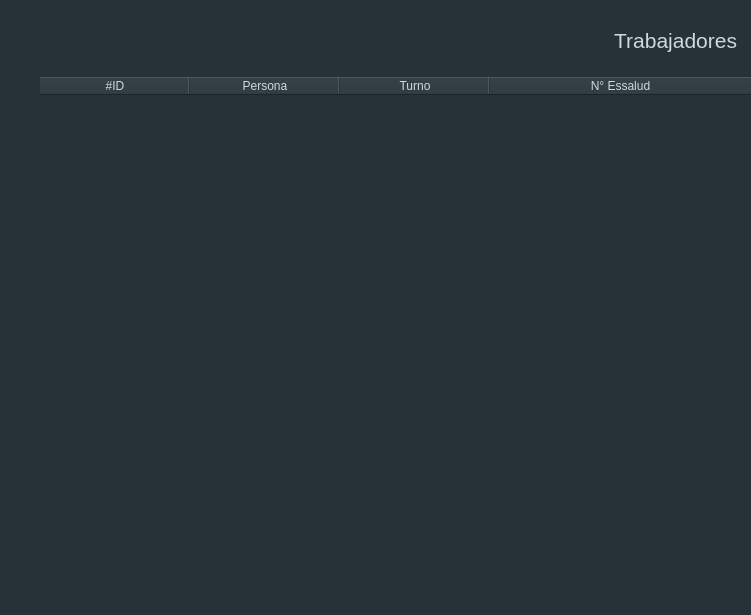
<?xml version="1.0" encoding="UTF-8"?>
<ui version="4.0">
 <class>Frame</class>
 <widget class="QFrame" name="Frame">
  <property name="geometry">
   <rect>
    <x>0</x>
    <y>0</y>
    <width>751</width>
    <height>615</height>
   </rect>
  </property>
  <property name="windowTitle">
   <string>Frame</string>
  </property>
  <property name="styleSheet">
   <string notr="true">background-color: #263238;</string>
  </property>
  <property name="lineWidth">
   <number>0</number>
  </property>
  <layout class="QVBoxLayout" stretch="1,8">
   <property name="spacing">
    <number>10</number>
   </property>
   <property name="leftMargin">
    <number>40</number>
   </property>
   <property name="topMargin">
    <number>0</number>
   </property>
   <property name="rightMargin">
    <number>0</number>
   </property>
   <property name="bottomMargin">
    <number>0</number>
   </property>
   <item>
    <widget class="QFrame" name="frame">
     <property name="sizePolicy">
      <sizepolicy hsizetype="Expanding" vsizetype="Expanding">
       <horstretch>0</horstretch>
       <verstretch>0</verstretch>
      </sizepolicy>
     </property>
     <property name="layoutDirection">
      <enum>Qt::RightToLeft</enum>
     </property>
     <property name="frameShape">
      <enum>QFrame::NoFrame</enum>
     </property>
     <property name="frameShadow">
      <enum>QFrame::Raised</enum>
     </property>
     <property name="lineWidth">
      <number>0</number>
     </property>
     <widget class="QLabel" name="label">
      <property name="geometry">
       <rect>
        <x>486</x>
        <y>20</y>
        <width>211</width>
        <height>41</height>
       </rect>
      </property>
      <property name="sizePolicy">
       <sizepolicy hsizetype="Expanding" vsizetype="Expanding">
        <horstretch>0</horstretch>
        <verstretch>0</verstretch>
       </sizepolicy>
      </property>
      <property name="font">
       <font>
        <pointsize>16</pointsize>
       </font>
      </property>
      <property name="styleSheet">
       <string notr="true">QLabel {
	color: #cfd8dc;
}</string>
      </property>
      <property name="text">
       <string>Trabajadores</string>
      </property>
      <property name="alignment">
       <set>Qt::AlignRight|Qt::AlignTrailing|Qt::AlignVCenter</set>
      </property>
     </widget>
     <widget class="QPushButton" name="btn_plus">
      <property name="geometry">
       <rect>
        <x>0</x>
        <y>30</y>
        <width>31</width>
        <height>31</height>
       </rect>
      </property>
      <property name="cursor">
       <cursorShape>PointingHandCursor</cursorShape>
      </property>
      <property name="text">
       <string/>
      </property>
      <property name="icon">
       <iconset>
        <normaloff>../assets/images/plus.png</normaloff>../assets/images/plus.png</iconset>
      </property>
      <property name="iconSize">
       <size>
        <width>25</width>
        <height>25</height>
       </size>
      </property>
      <property name="flat">
       <bool>true</bool>
      </property>
     </widget>
    </widget>
   </item>
   <item>
    <widget class="QFrame" name="frame_2">
     <property name="frameShape">
      <enum>QFrame::NoFrame</enum>
     </property>
     <property name="frameShadow">
      <enum>QFrame::Raised</enum>
     </property>
     <layout class="QVBoxLayout" name="verticalLayout">
      <property name="spacing">
       <number>0</number>
      </property>
      <property name="leftMargin">
       <number>0</number>
      </property>
      <property name="topMargin">
       <number>0</number>
      </property>
      <property name="rightMargin">
       <number>0</number>
      </property>
      <property name="bottomMargin">
       <number>0</number>
      </property>
      <item>
       <widget class="QTableWidget" name="table">
        <property name="enabled">
         <bool>true</bool>
        </property>
        <property name="sizePolicy">
         <sizepolicy hsizetype="Expanding" vsizetype="Expanding">
          <horstretch>0</horstretch>
          <verstretch>0</verstretch>
         </sizepolicy>
        </property>
        <property name="styleSheet">
         <string notr="true">color: #cfd8dc;</string>
        </property>
        <property name="frameShape">
         <enum>QFrame::NoFrame</enum>
        </property>
        <property name="verticalScrollBarPolicy">
         <enum>Qt::ScrollBarAsNeeded</enum>
        </property>
        <property name="sizeAdjustPolicy">
         <enum>QAbstractScrollArea::AdjustToContents</enum>
        </property>
        <property name="editTriggers">
         <set>QAbstractItemView::NoEditTriggers</set>
        </property>
        <property name="alternatingRowColors">
         <bool>false</bool>
        </property>
        <property name="textElideMode">
         <enum>Qt::ElideMiddle</enum>
        </property>
        <property name="verticalScrollMode">
         <enum>QAbstractItemView::ScrollPerItem</enum>
        </property>
        <property name="showGrid">
         <bool>true</bool>
        </property>
        <property name="gridStyle">
         <enum>Qt::SolidLine</enum>
        </property>
        <property name="sortingEnabled">
         <bool>true</bool>
        </property>
        <property name="cornerButtonEnabled">
         <bool>false</bool>
        </property>
        <property name="rowCount">
         <number>0</number>
        </property>
        <property name="columnCount">
         <number>4</number>
        </property>
        <attribute name="horizontalHeaderVisible">
         <bool>true</bool>
        </attribute>
        <attribute name="horizontalHeaderCascadingSectionResizes">
         <bool>false</bool>
        </attribute>
        <attribute name="horizontalHeaderMinimumSectionSize">
         <number>150</number>
        </attribute>
        <attribute name="horizontalHeaderDefaultSectionSize">
         <number>150</number>
        </attribute>
        <attribute name="horizontalHeaderShowSortIndicator" stdset="0">
         <bool>true</bool>
        </attribute>
        <attribute name="horizontalHeaderStretchLastSection">
         <bool>true</bool>
        </attribute>
        <attribute name="verticalHeaderVisible">
         <bool>true</bool>
        </attribute>
        <attribute name="verticalHeaderHighlightSections">
         <bool>true</bool>
        </attribute>
        <attribute name="verticalHeaderShowSortIndicator" stdset="0">
         <bool>true</bool>
        </attribute>
        <column>
         <property name="text">
          <string>#ID</string>
         </property>
        </column>
        <column>
         <property name="text">
          <string>Persona</string>
         </property>
        </column>
        <column>
         <property name="text">
          <string>Turno</string>
         </property>
        </column>
        <column>
         <property name="text">
          <string>N° Essalud</string>
         </property>
        </column>
       </widget>
      </item>
     </layout>
    </widget>
   </item>
  </layout>
 </widget>
 <resources/>
 <connections/>
</ui>
